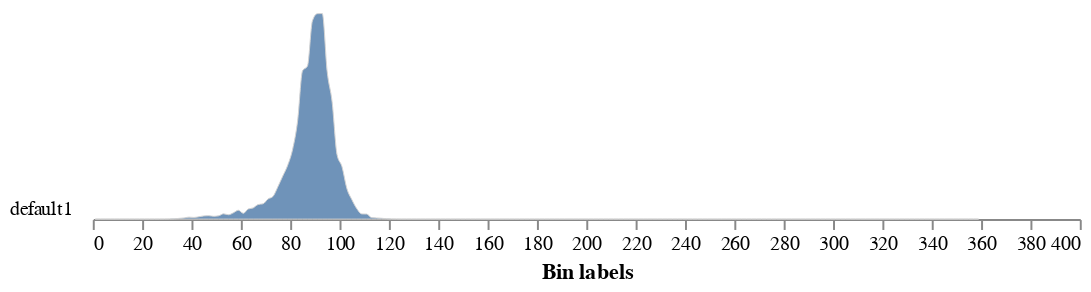

This figure's notebook cell:
### Code cell
# Determine color properties: Histograms, Color Slices and Pseudocolored Images, output color analyzed images (optional)

color_histogram = pcv.analyze.color(rgb_img=img, labeled_mask=mask, colorspaces='hsv', label="default")

### Figure 1 — Vega-Lite specification as saved in the notebook (floating-point values rounded to 4 significant figures; data arrays with more than 128 entries replaced by an {"elided": "..."} marker saying what was removed)
{"config": {"view": {"continuousWidth": 300, "continuousHeight": 300, "stroke": null}, "axis": {"grid": false}, "facet": {"columns": 1, "spacing": 0}, "title": {"anchor": "end"}}, "data": {"name": "data-4b8f4c59c6cc02c61a9517da06093176"}, "facet": {"field": "sample", "header": {"labelAngle": 0, "labelAlign": "left", "labelOrient": "left"}, "title": null, "type": "nominal"}, "spec": {"mark": {"type": "area", "fillOpacity": 0.8, "interpolate": "monotone", "stroke": "lightgray", "strokeWidth": 0.5}, "encoding": {"x": {"field": "label", "title": "Bin labels", "type": "quantitative"}, "y": {"axis": null, "field": "value", "scale": {"range": [10, -100]}, "type": "quantitative"}}, "height": 10, "width": 500}, "bounds": "flush", "$schema": "https://vega.github.io/schema/vega-lite/v5.8.0.json", "datasets": {"data-4b8f4c59c6cc02c61a9517da06093176": {"elided": "180 records"}}}
